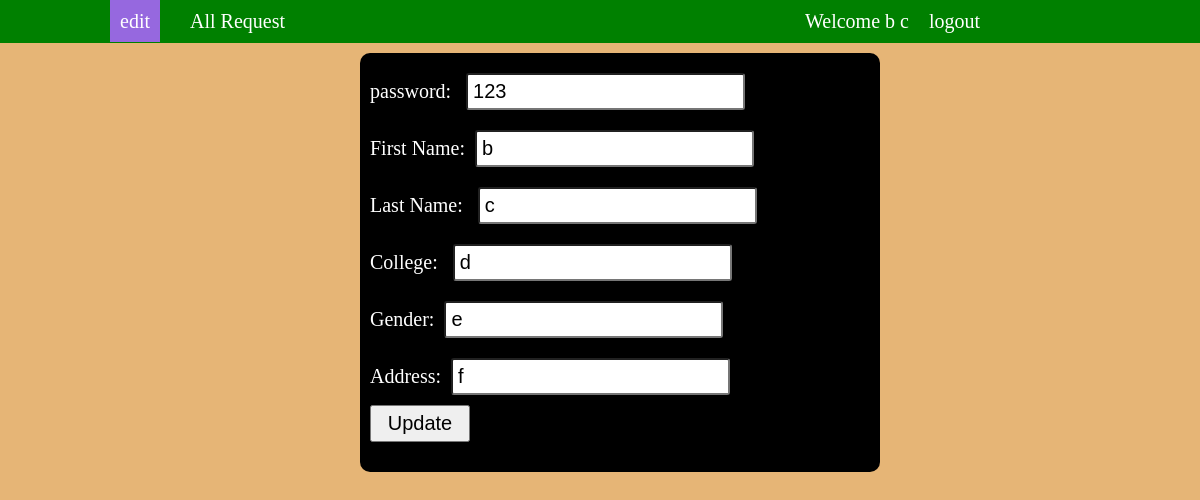
The page /manager/edit.php (signed in) on the database its author committed.
### tables this page shows
CREATE TABLE `manager` (
  `username` varchar(40) NOT NULL,
  `password` varchar(40) NOT NULL,
  `firstname` varchar(40) NOT NULL,
  `lastname` varchar(40) NOT NULL,
  `college` varchar(40) NOT NULL,
  `gender` varchar(40) NOT NULL,
  `address` varchar(40) NOT NULL
);

### manager/edit.php (the view, shortened to what this page needs)
<?php
include_once '../Connect.php';
?>
<!DOCTYPE html>
<html lang="en">
<head>
    <link rel="stylesheet" href="style.css">
</head>
<body>
    <nav>
        <?php
        $userid = $_SESSION['userid'];
        $q = "select * from manager where username='$userid';";
        $res = mysqli_query($con, $q);
        $row = mysqli_fetch_array($res);
        ?>
        <div class="container">
            <ul>
                <li><a href="edit.php" style="background-color: rgb(150, 104, 223);">edit</a></li>
                <li><a href="request.php">All Request</a></li>
                <div class="user_name">Welcome <?php echo $row['firstname'] . " " . $row['lastname']; ?></div>
                <li><a href="../logout_core.php">logout</a></li>
            </ul>
        </div>
    </nav>
    <form action="edit_core.php" method="post">
        <div class="form-container">
            <?php
            $userid = $_SESSION['userid'];
            $q = "select * from manager where username='$userid';";
            $res = mysqli_query($con, $q);
            $row = mysqli_fetch_array($res);
            ?>
            password: <input type="text" class="input-item" id="pass" name="password" value=<?php echo  $row['password'] ?> placeholder="Choose a user password" required><br>
            First Name:<input type="text" class="input-item" id="fname" name="fname" value=<?php echo  $row['firstname'] ?> placeholder="Enter First name" required><br>
            Last Name: <input type="text" class="input-item" id="lname" name="lname" value=<?php echo  $row['lastname'] ?> placeholder="Enter Last name" required><br>
            College: <input type="text" class="input-item" id="college" name="college" value=<?php echo  $row['college'] ?> placeholder="Enter Ggpa" required><br>
            Gender:<input type="text" class="input-item" id="Ggpa" name="Gender" value=<?php echo  $row['gender'] ?> placeholder="Enter Gender" required><br>
            Address:<input type="text" class="input-item" id="address" name="address" value=<?php echo  $row['address'] ?> placeholder="Enter Address" required><br>
            <button type="submit" class="update-button" class="input-item">Update</button>
    </form>
</body>
</html>

### manager/style.css (style rules this page uses)
* { margin: 0px; padding: 0px; font-size: 20px; }
body { background-color: rgb(230, 181, 118); }
nav .container ul { display: flex; flex-direction: row; background-color: green; padding-left: 100px; }
nav ul li { list-style-type: none; margin: 10px; align-items: center; }
nav ul li a { text-decoration: none; font-size: 20px; padding: 10px; color: white; font-family: cursive; }
nav .user_name { margin-top: 10px; margin-left: 500px; color: white; }

### manager/edit.php (style rules this page uses)
.form-container { padding: 10px; width: 500px; position: relative; top: 10px; left: 30%; background-color: black; color: white; border-radius: 10px; }
.input-item { padding: 5px; margin: 10px; border-radius: 3px; }
.update-button { margin: 0px 0px 20px 0px; width: 100px; padding: 5px; }

### rows shown on the page
manager: firstname "b", lastname "c", password "123", fname "b", lname "c", college "d", Gender "e", address "f"
